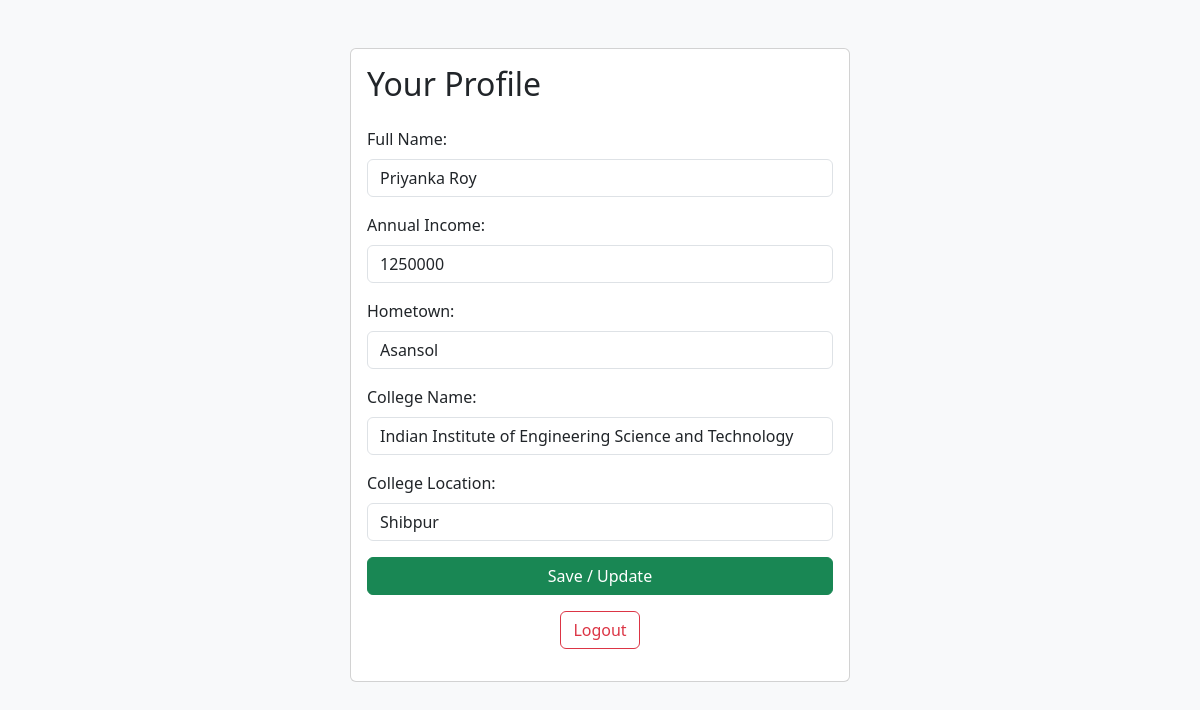
/profile (signed in), run on the app's committed database.
### tables this page shows
CREATE TABLE profiles (
            user_id INTEGER PRIMARY KEY,
            full_name TEXT,
            annual_income INTEGER,
            hometown TEXT,
            college_name TEXT,
            college_location TEXT,
            FOREIGN KEY(user_id) REFERENCES users(id)
        );

### app.py (the view, shortened to what this page needs)
@app.route('/profile', methods=['GET', 'POST'])
@login_required
def profile():
    conn = sqlite3.connect('database.db')
    c = conn.cursor()
    uid = get_user_id()
    c.execute("SELECT * FROM profiles WHERE user_id = ?", (uid,))
    profile = c.fetchone()
    conn.close()
    return render_template('profile.html', profile=profile)

### app.py (called while the page is built)
@login_manager.user_loader
def user_loader(username):
    conn = sqlite3.connect('database.db')
    c = conn.cursor()
    c.execute("SELECT * FROM users WHERE username = ?", (username,))
    user_data = c.fetchone()
    if not user_data:
        return None
    user = User()
    user.id = username
    user.role = user_data[3]
    return user

def get_user_id():
    conn = sqlite3.connect('database.db')
    c = conn.cursor()
    c.execute("SELECT id FROM users WHERE username = ?", (current_user.id,))
    res = c.fetchone()
    conn.close()
    return res[0] if res else None

### templates/profile.html (shortened to what this page needs)
<!DOCTYPE html>
<html>
<head>
  <link href="https://cdn.jsdelivr.net/npm/bootstrap@5.3.2/dist/css/bootstrap.min.css" rel="stylesheet">
</head>
<body class="bg-light">
<div class="container mt-5">
  <div class="card mx-auto" style="max-width: 500px;">
    <div class="card-body">
      <h2 class="card-title mb-4">Your Profile</h2>
      <form method="post">
        <div class="mb-3">
          <label class="form-label">Full Name:</label>
          <input name="full_name" class="form-control" value="{{ profile[1] if profile else '' }}" required>
        </div>
        <div class="mb-3">
          <label class="form-label">Annual Income:</label>
          <input name="annual_income" type="number" class="form-control" value="{{ profile[2] if profile else '' }}" required>
        </div>
        <div class="mb-3">
          <label class="form-label">Hometown:</label>
          <input name="hometown" class="form-control" value="{{ profile[3] if profile else '' }}" required>
        </div>
        <div class="mb-3">
          <label class="form-label">College Name:</label>
          <input name="college_name" class="form-control" value="{{ profile[4] if profile else '' }}" required>
        </div>
        <div class="mb-3">
          <label class="form-label">College Location:</label>
          <input name="college_location" class="form-control" value="{{ profile[5] if profile else '' }}" required>
        </div>
        <button type="submit" class="btn btn-success w-100">Save / Update</button>
      </form>
      <p class="mt-3 text-center">
        <a class="btn btn-outline-danger" href="{{ url_for('logout') }}">Logout</a>
      </p>
    </div>
  </div>
</div>
</body>
</html>

### data on the page
profiles: full_name "Priyanka Roy", annual_income "1250000", hometown "Asansol", college_name "Indian Institute of Engineering Science and Technology", college_location "Shibpur"
